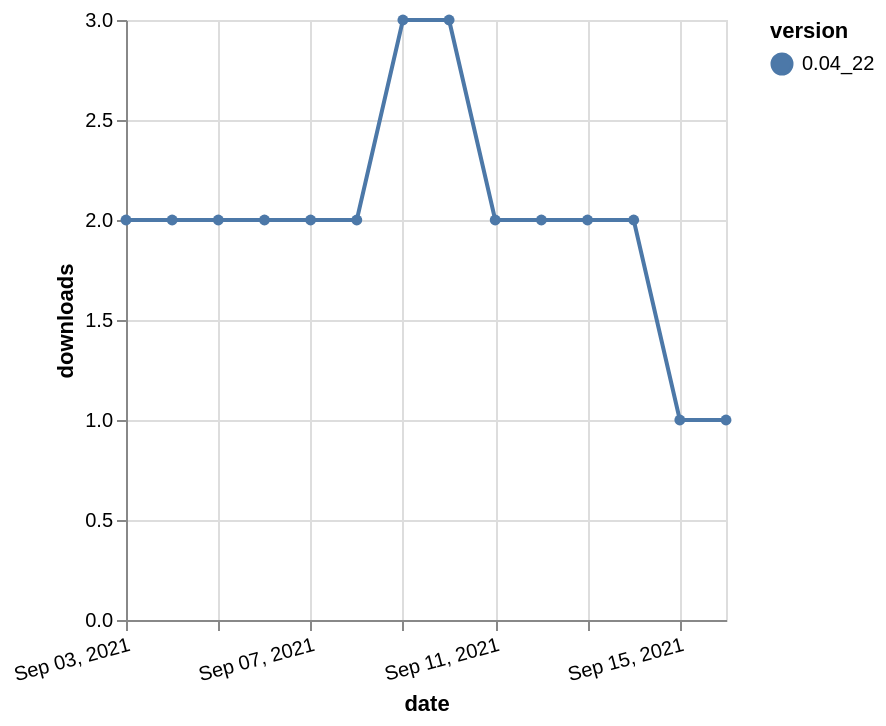

Describe this chart as a Vega-Lite specification.
### Vega-Lite specification from a JSON file in a GitHub repository (floating-point values rounded to 4 significant figures)
{"$schema": "https://vega.github.io/schema/vega-lite/v5.json", "description": "A simple bar chart with embedded data.", "data": {"values": [{"date": "2021-09-03", "total": 1840, "delta": 2, "version": "0.04_22"}, {"date": "2021-09-04", "total": 1842, "delta": 2, "version": "0.04_22"}, {"date": "2021-09-05", "total": 1844, "delta": 2, "version": "0.04_22"}, {"date": "2021-09-06", "total": 1846, "delta": 2, "version": "0.04_22"}, {"date": "2021-09-07", "total": 1848, "delta": 2, "version": "0.04_22"}, {"date": "2021-09-08", "total": 1850, "delta": 2, "version": "0.04_22"}, {"date": "2021-09-09", "total": 1853, "delta": 3, "version": "0.04_22"}, {"date": "2021-09-10", "total": 1856, "delta": 3, "version": "0.04_22"}, {"date": "2021-09-11", "total": 1858, "delta": 2, "version": "0.04_22"}, {"date": "2021-09-12", "total": 1860, "delta": 2, "version": "0.04_22"}, {"date": "2021-09-13", "total": 1862, "delta": 2, "version": "0.04_22"}, {"date": "2021-09-14", "total": 1864, "delta": 2, "version": "0.04_22"}, {"date": "2021-09-15", "total": 1865, "delta": 1, "version": "0.04_22"}, {"date": "2021-09-16", "total": 1866, "delta": 1, "version": "0.04_22"}]}, "width": "container", "mark": {"type": "line", "point": {"filled": true}}, "encoding": {"x": {"field": "date", "type": "temporal", "timeUnit": "yearmonthdate", "title": "date", "axis": {"labelAngle": -15}}, "y": {"field": "delta", "type": "quantitative", "title": "downloads"}, "color": {"field": "version", "type": "nominal"}, "tooltip": {"field": "delta"}}}
